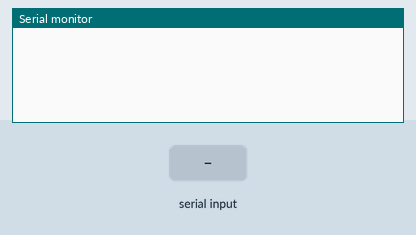
The sketch below on a simulated Arduino Uno, built with avr-gcc and run on an emulated ATmega328P. On the bench: the last lines printed to the serial monitor. The test bench sets the inputs (shaded band).

Above: at 1.2 s.
1.3 s: "fd 1\n" received over Serial
At 2.5 s:
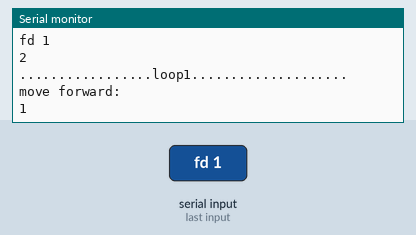
2.8 s: "bk 1\n" received over Serial
At 3.8 s:
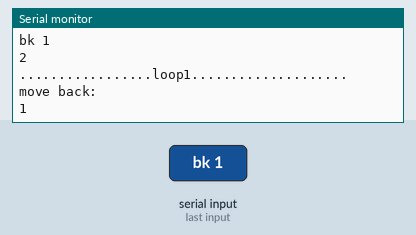
4.3 s: "rt 1\n" received over Serial
At 5.0 s:
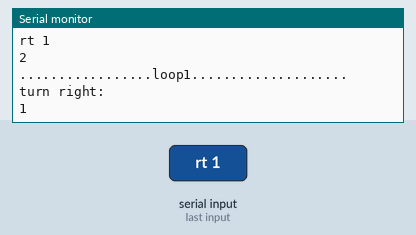
5.8 s: "lt 1\n" received over Serial
At 7.0 s:
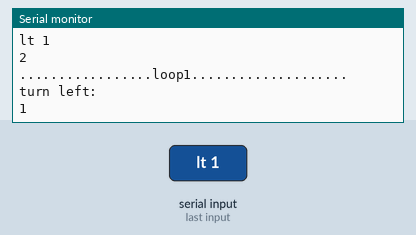
7.3 s: "pu 1\n" received over Serial
At 8.0 s:
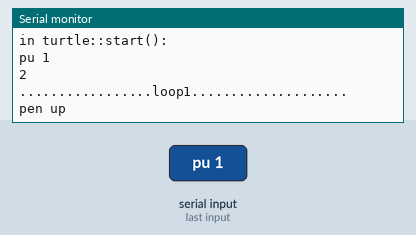
8.8 s: "fd\n" received over Serial
At 9.7 s:
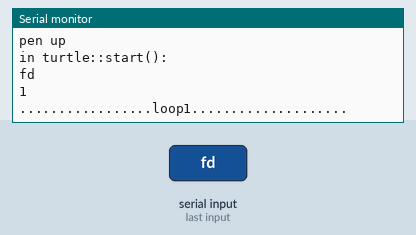

Measured:
- after the input at 1.3 s, the serial monitor: prints a new line at once (image 1)
- after the input at 2.8 s, the serial monitor: prints a new line at once (image 2)
- after the input at 4.3 s, the serial monitor: prints a new line at once (image 3)
- after the input at 5.8 s, the serial monitor: prints a new line at once (image 4)
- after the input at 7.3 s, the serial monitor: prints a new line at once (image 5)
- after the input at 8.8 s, the serial monitor: prints a new line at once (image 6)

The sketch:

________logoUseCase_________.ino
```cpp
#include <logoTurtle.h>


void setup(){
  Serial.begin(9600);
}
logoTurtle turtle;
String recieved_string;
void loop() {
 int i;
 if (Serial.available())
{
  char input_char=Serial.read();
     if(input_char=='\n')
     {
      turtle.start(recieved_string);
      int count=turtle.simpleCmdCount;
      int repeatLoop=turtle.repeat;
      Serial.println(count);
      //turtle.SimpleCmds();
      String action[count];
      for(i=0;i<count;i++){
          action[i]=turtle.simpleCmds[i];
      }
      for(int k=0;k<repeatLoop;k++){
        Serial.print(".................loop");
        Serial.print(k+1);
        Serial.println("....................");
          for(i=0;i<count;i++){
              if(action[i]=="fd")
                 fd(action[i+1]);
              else if(action[i]=="bk")
                     bk(action[i+1]);
              else if(action[i]=="rt")
                      rt(action[i+1]);
              else if(action[i]=="lt")
                      lt(action[i+1]);
              else if(action[i]=="pu")
                      pu();
              else if(action[i]=="pd")
                      pd();
            }
      }
      recieved_string ="";
      }
      else
      recieved_string += input_char;
}
}

void fd(String val)
{
  Serial.println("move forward:");
  int value=val.toInt();
  Serial.println(value);
}

void rt(String val)
{
  Serial.println("turn right:");
  int value=val.toInt();
  Serial.println(value);
}

void bk(String val)
{
  Serial.println("move back:");
  int value=val.toInt();
  Serial.println(value);
}

void lt(String val)
{
  Serial.println("turn left:");
  int value=val.toInt();
  Serial.println(value);
}
void pu(void)
{
  Serial.println("pen up");
}
void pd(void)
{
  Serial.println("pen down!! ink on!!");
}
```

logoTurtle.cpp
```cpp
#include<Arduino.h>
#include "logoTurtle.h"


void logoTurtle::start(String input){
     input_string=input;
     int len=input_string.length();  //length of the input string
     int w;
     simpleCmds[0]="\0";
     repeat=1;
     Serial.println("in turtle::start():");
     Serial.println(input_string);
     firstspace=input_string.indexOf(" ");
     space_count=0;  //initializing spcae_count
     for(w=0;w<len;w++)
     {
       if(input_string[w]==32)
       space_count++;
     }
     simpleCmdCount=space_count+1;
     if(input_string.startsWith("repeat"))   //if entered cmd is repeat
      Repeatfun();
     else
      SimpleCmdsfun();
}

void logoTurtle::Repeatfun(void){
     int openbracket=input_string.indexOf("[");    //index of open bracket
     int closebracket=input_string.indexOf("]");  //index of close bracket ]
     int i=openbracket+1;
     space_count=0;  //resetting the space count to zero to count the space inside  []
     for(i;i<closebracket;i++){
         if(input_string[i]==32)
            space_count++;   //counting the number of spaces
      }
      simpleCmdCount=space_count+1;  //total number of commands inside brackets  *****dont change this variable, its being used throughout*****
      int x,space[simpleCmdCount];
      space[0]=firstspace;
      for(x=1;x<simpleCmdCount;x++)
        {
           space[x]=input_string.indexOf(" ",space[x-1]+1);    //space[0]=first space, space[1]= second space and so on are the index of spaces inbetween commands to be looped
        }
       //.............................storing the number of repetition...........................................................................
       repeat=input_string.substring(firstspace,openbracket).toInt();  //converting string 360 from test.substring() to integer 360 for looping*/

       //.......................................creating array of index of deimiters from [ to ]............................................................
       int deilmiter[space_count+2];   //considering [ and ] along with spaces
       deilmiter[0]=openbracket;
       deilmiter[simpleCmdCount]=closebracket;
       for(int v=1;v<simpleCmdCount;v++)
       {
          deilmiter[v]=space[v];
        }

       //......................................segregating each command inside bracket to be looped............................................
       String part[simpleCmdCount];
       for(int k=0;k<simpleCmdCount;k++)
          {
             simpleCmds[k]=input_string.substring((deilmiter[k]+1),deilmiter[k+1]);  //considering k from 0 to k+1,number of spaces +1 last delimiter ]
          }
}


void logoTurtle::SimpleCmdsfun(){

      int w;
      String cmds[space_count+1];   //arry of commands to split
      int space_at[space_count];
      space_at[0]=firstspace;
      for(w=1;w<space_count;w++){
          space_at[w]=input_string.indexOf(" ",space_at[w-1]+1);
      }
      cmds[0]=input_string.substring(0,space_at[0]);
      for(w=1;w<space_count;w++){
          cmds[w]=input_string.substring(space_at[w-1]+1,space_at[w]);
      }
      cmds[space_count]=input_string.substring(space_at[space_count-1]+1);  //to get last command
      for(w=0;w<=space_count;w++){
          simpleCmds[w]=cmds[w];
      }
}
```

logoTurtle.h
```cpp
#ifndef logoTurtle_h
#define logoTurtle_h

#include "Arduino.h"

class logoTurtle{
  private:
    int count;
    int firstspace;


 public:
    String input_string;
    int space_count;
    int simpleCmdCount;
    int repeat;
    String simpleCmds[20];

    void start(String input);
    void SimpleCmdsfun(void);
    void Repeatfun(void);
};

#endif
```
